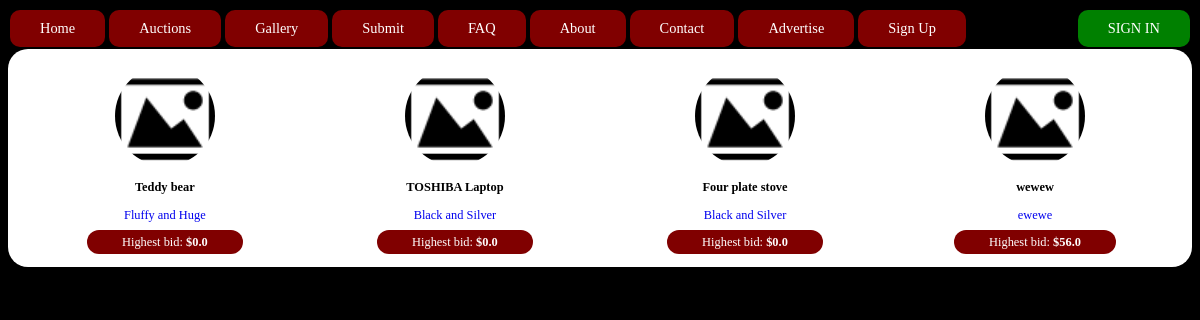
The page /auctions on the database its author committed.
### item.py (models this page shows, shortened)
class Item(Model):
	code = CharField(max_length = 100, unique = True, primary_key = True)
	name = CharField()
	description = TextField()
	price = DoubleField()
	seller = ForeignKeyField(User, to_field = 'username', related_name = 'items_sold')
	buyer = ForeignKeyField(User, to_field = 'username', related_name = 'items_bought', null = True)
	date_submitted = DateField(default = datetime.datetime.now)
	image_url = CharField()
	bought = BooleanField(default = False)
	highest_bid = DoubleField(default = 0)
	class Meta:
		database = DB
		order_by = ('-date_submitted',)

### app.py (the view)
@app.route('/gallery')
@app.route('/auctions')
def gallery():
	greet_user()
	return render_template('/gallery.html', items = Item.select().where(Item.bought == False), message = greet_user() )

### app.py (called while the page is built)
def greet_user():
	try:
		message = 'LOGOUT {}'.format(json.loads(request.cookies.get('username')).upper())
		url = "/state?state=out"
	except TypeError:
		message = 'SIGN IN'
		url = "/state?state=in"
	finally:
		return [message, url]

### templates/gallery.html
{% extends 'menu.html' %}
{% block more_content%}
<div id = "bids_banner">
	{%for item in items %}
		<div class = " bid_ad ">
			<a href = "/item?code={{ item.code }}">
				<img src = "/static/imgs/{{ item.image_url }}" width = "100px" height = "100px">
				<h2>{{ item.name }}</h2>
				<p><label>{{ item.description }}</label></p>
				<label class = "bid_current">Highest bid: <strong>${{ item.highest_bid }}</strong></label>
			</a>
		</div>
	{%endfor%}
	</div>
{% endblock %}

### static/css/style.css (style rules this page uses)
body { background-color: black; font: .775em Kalinga; width: auto; }
#bids_banner { background-color: white; width: 98%; float: left; color: black; height: auto; border-radius: 20px; padding: 1%; }
#bids_banner .bid_ad { background-color: white; width: 21%; height: auto; margin: 5px 2% 5px 2%; float: left; text-align: center; }
#bids_banner .bid_ad img { width: 100px; height: 100px; border-radius: 50px; }
#bids_banner .bid_ad .bid_current { color: white; background-color: maroon; padding: 5px 35px; float: center; height: auto; text-align: center; border-radius: 50px; }
h2 { color: black; font-size: 1em; }
a { text-decoration: none; }

### rows shown on the page
Item: image_url (picture), name "Teddy bear", description "Fluffy and Huge", highest_bid "0.0"
Item: image_url (picture), name "TOSHIBA Laptop", description "Black and Silver", highest_bid "0.0"
Item: image_url (picture), name "Four plate stove", description "Black and Silver", highest_bid "0.0"
Item: image_url (picture), name "wewew", description "ewewe", highest_bid "56.0"

### other values the page prints
{{ message[0] }} "SIGN IN"
